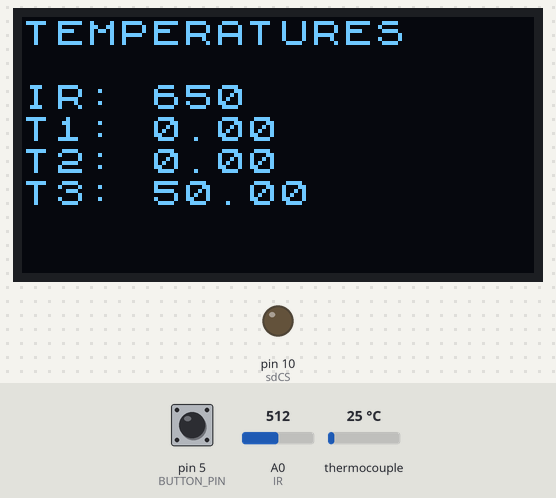
A program run on a simulated Arduino Uno, built with avr-gcc and run on an emulated ATmega328P. On the bench: 128×64 one-colour display, output pins drawn as LEDs (lit = HIGH). Wiring (inferred from the names in the program): MAX6675 thermocouple converter: CS A3; MOSI A1; MISO pin 2; SCK pin 3. The test bench sets the inputs (shaded band); at power-on: pin 5 (BUTTON_PIN) HIGH, thermocouple 25 °C, A0 (IR) = 512. Storage starts empty; pins used as bus, display or sensor lines are not drawn.

Above: at 10.5 s.
10.6 s: pin 5 (BUTTON_PIN) pulled LOW for 3.2 s
At 12.26 s:
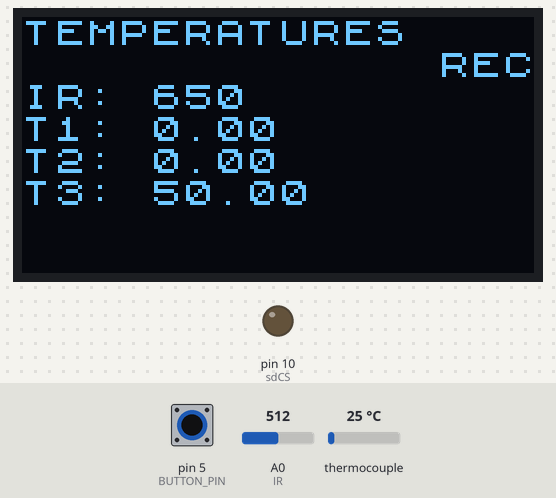
15.3 s: thermocouple set to 6 °C
At 15.85 s:
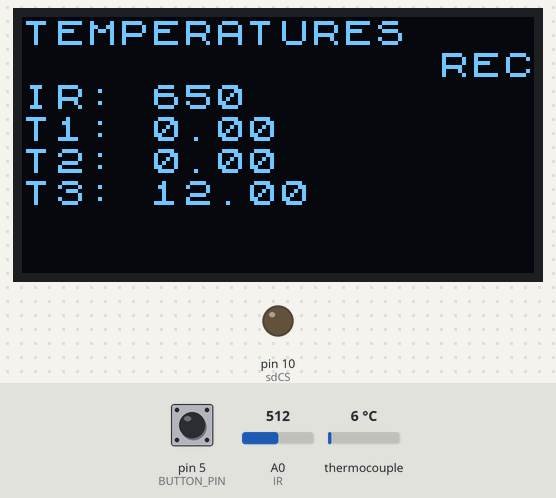
17.1 s: A0 (IR) set to 716
At 18.24 s:
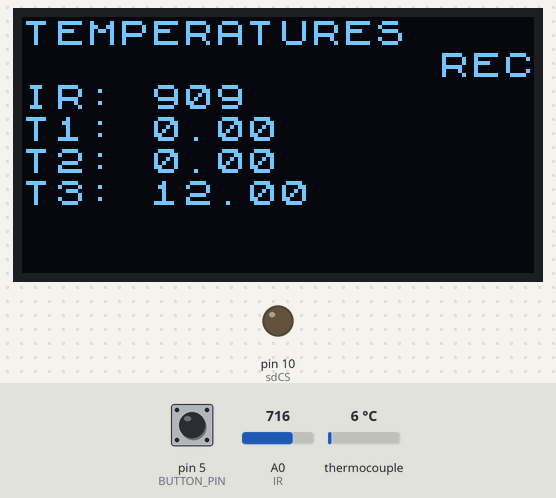
19.5 s: thermocouple set to 75 °C
At 20.04 s:
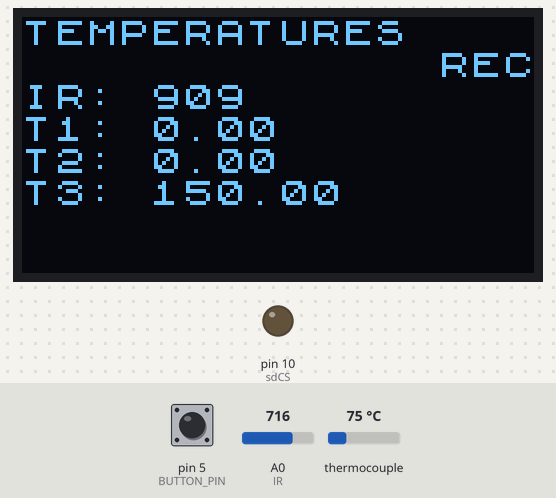
21.3 s: pin 5 (BUTTON_PIN) pulled LOW for 0.65 s
At 22.5 s:
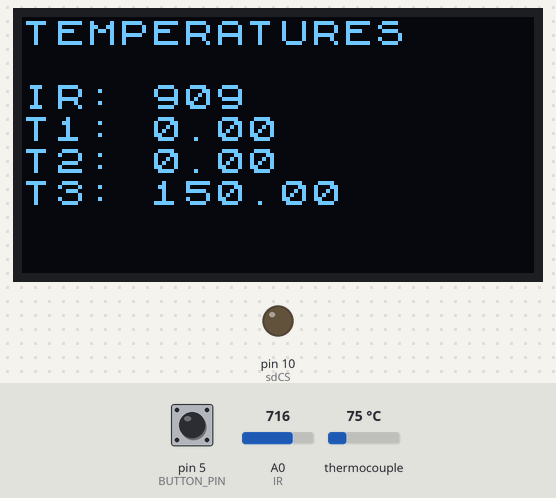
23.4 s: A0 (IR) set to 900
At 24.21 s:
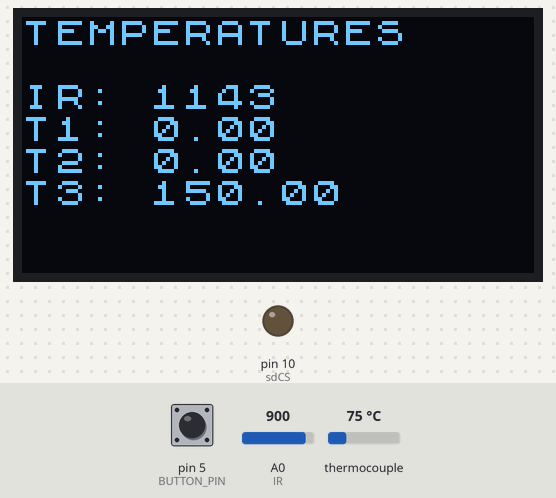
Timing chart, 0 to 26.4 s (numbered marks = the images above; inputs shaded):
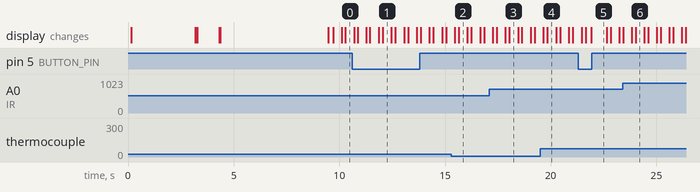

Measured:
- after the input at 10.6 s, the display: first differs from a run without the input after 1.5 s (image 1)
- after the input at 15.3 s, the display: first differs from a run without the input after 0.35 s (image 2)
- after the input at 17.1 s, the display: first differs from a run without the input after 0.94 s (image 3)
- after the input at 19.5 s, the display: first differs from a run without the input after 0.34 s (image 4)
- after the input at 23.4 s, the display: first differs from a run without the input after 0.61 s (image 6)
- what the display in image 1 shows lasts 0.4 s, from 12.1 s to 12.5 s

The program:

main.cpp
```cpp
/**************************************************************************************/
#pragma region Import Libraries

  #include <Arduino.h>
  #include <U8x8lib.h>

  #include <Wire.h>               // I2C Comunication
  #include <SPI.h>               // Comunnication With SPI Devices

  #include "SdFat.h"             // SD Card Library

  #include <Bounce2.h>           // Debounce Library

#pragma endregion

/**************************************************************************************/
#pragma region Define OLED Parameters

  // Initialize the OLED Display
  U8X8_SSD1306_128X64_NONAME_SW_I2C display(/* clock=*/ SCL, /* data=*/ SDA, /* reset=*/ U8X8_PIN_NONE);   // OLEDs without Reset of the Display


  #define OLEDWidth                      display.getCols()                                              // OLED Width
  #define ALIGN_CENTER_WIDTH(text)       ((OLEDWidth - display.getUTF8Len(text)) / 2)  // Center Align
  #define ALIGN_RIGHT(text)              (OLEDWidth - display.getUTF8Len(text))         // Right Align
  #define ALIGN_LEFT                     0                                                 // Left Align

  #define OLEDHeight                     display.getRows()                                                // OLED Height
  #define ALIGN_CENTER_HEIGHT(number)     ((OLEDHeight - (number)) / 2)              // Center Align
  #define ALIGN_BOTTOM(number)            (OLEDHeight -  (number))                     // Right Align
  #define ALIGN_TOP                      0                                                 // Left Align


#pragma endregion

/**************************************************************************************/
#pragma region Define MAX6675 Pins and Variables for values

  #define SO 2             // MAX6675 - MISO (Master Input, Slave Output)
  #define SCLK 3           // MAX6675 - SCLK (Serial Clock line)
  #define CS1 A1           // MAX6675 - CS1 (Chip Select 1)
  #define CS2 A2           // MAX6675 - CS2 (Chip Select 2)
  #define CS3 A3           // MAX6675 - CS3 (Chip Select 3)

  double valueSensor1 = 0;       // Value of sensor 1
  double valueSensor2 = 0;       // Value of sensor 2
  double valueSensor3 = 0;       // Value of sensor 3

#pragma endregion

/**************************************************************************************/
#pragma region Define IR Sensor Pin and variable for value

  #define IR A0            // IR Sensor Pin

  int valueSensorIR = 0;        // Value of IR Sensor

  int maxTemperatureIR = 1300;    // Max temperature of IR Sensor

#pragma endregion

/**************************************************************************************/
#pragma region Define SD Card pins and Parameters

  SdFat SD;                    // Initialize SD Card

  #define sdMOSI 11            // SD Card MOSI Pin
  #define sdMISO 12            // SD Card MISO Pin
  #define sdSCK 13             // SD Card SCK Pin
  #define sdCS 10              // SD Card CS Pin

  File file;                   // File to write

  String fileName;             // Name of the file

#pragma endregion

/**************************************************************************************/
#pragma region Define Button Pin

  Bounce button = Bounce();    // Debounce object

  #define BUTTON_PIN 5         // Button Pin
  #define DEBOUNCE_INTERVAL 200 // Debounce interval

#pragma endregion

/**************************************************************************************/
#pragma region Prototype functions

  void getCursorPos(int *x, int *y);
  void displayInit();
  void msgInit();
  void sdInit();
  void readData();
  int readIR();
  double readThermocouple(int ChipSelect);
  byte SPIRead(void);
  void displayingData();
  String createFile();
  void displayRecordLogo();
  void storeData();

#pragma endregion


unsigned long miliMessure;  // Time of the last measurement
double time;

int arduinoResolution = 1023; // Arduino UNO Resolution

bool recording = false;          // Recording state

char buff[100];             // Buffer to write in the file

void setup()
{

  Serial.begin(9600); // Initialize serial communication at 9600 bits per second

  // MAX6675 mode of operation statement
  pinMode(SO, INPUT);
  pinMode(SCLK, OUTPUT);
  pinMode(CS1, OUTPUT);
  pinMode(CS2, OUTPUT);
  pinMode(CS3, OUTPUT);

  // MAX6675 Initial state
  digitalWrite(CS1, HIGH);
  digitalWrite(CS2, HIGH);
  digitalWrite(CS3, HIGH);
  // SPI.begin();

  // sdCard mode of operation statement
  pinMode(sdCS, OUTPUT);

  // sdCard initial state
  digitalWrite(sdCS, LOW);

  //Display initialization
  displayInit();
  msgInit();
  delay(3000);

  // SD Card initialization
  sdInit();
  delay(2000);

  // Button initialization
  button.attach(BUTTON_PIN, INPUT_PULLUP); // Attach the button to the pin
  button.interval(DEBOUNCE_INTERVAL);      // Set the debounce interval
}


void loop() {

  button.update(); // Update the button state

  if (button.fell()) { // If the button is pressed
    recording = !recording; // Change the recording state

    if (recording){
      fileName = createFile();
      miliMessure = millis(); //start the timer of the measures
    }

    if (!recording){
      display.clearLine(1);
      file.close();
    }
  }

  readData();

  displayingData();

  if (recording){
    displayRecordLogo();
    storeData();
  }

  delay(250);     // Delay 250ms
}

/**************************************************************************************/
// Funtion for display initialization and initial screen
/**************************************************************************************/
void displayInit(){

  // SSD1306_SWITCHCAPVCC = generate display voltage from 3.3V internally
  if(!display.begin()) {
    Serial.println(F("SSD1306 allocation failed"));
    for(;;); // Don't proceed, loop forever
  }
  display.setBusClock(2000);  // Set I2C clock to 2KHz

  // display.setFont(u8g2_font_ncenB10_tr);    f          // Set the font
  display.setFont(u8x8_font_chroma48medium8_r);       // Set the font

}

/**************************************************************************************/
// Funtion for display initialization and initial screen
/**************************************************************************************/
void msgInit(){

  byte centerHeight = ALIGN_CENTER_HEIGHT(3);
  display.setCursor(ALIGN_CENTER_WIDTH("Comb. Reaction"), centerHeight);
  display.print(F("Comb. Reaction"));          // print a sting (PROGMEM) via RAM array.
  centerHeight++;
  display.setCursor(ALIGN_CENTER_WIDTH("Sensor T"), centerHeight);
  display.print(F("Sensor T"));          // print a sting (PROGMEM) via RAM array.
  centerHeight++;
  display.setCursor(ALIGN_CENTER_WIDTH("UNAL"), centerHeight);
  display.print(F("UNAL"));          // print a sting (PROGMEM) via RAM array.

}

/**************************************************************************************/
// Funtion for SD Card initialization
/**************************************************************************************/
void sdInit(){

  // Get the cursor position
  // int x,y;
  // getCursorPos(&x,&y);

  // SD Card initialization
  display.clearDisplay();
  byte centerHeight = ALIGN_CENTER_HEIGHT(3);

  display.setCursor(ALIGN_CENTER_WIDTH("Init SDcard..."), centerHeight);
  display.println(F("Init SDcard..."));
  centerHeight=+2;

  if (!SD.begin(sdCS, SPI_HALF_SPEED)) {
    delay(1000);
    display.clearDisplay();
    display.setCursor(ALIGN_CENTER_WIDTH("SD init failed!"), centerHeight);
    display.println(F("SD init failed!"));
    return;
  }

  delay(1000);
  display.clearDisplay();
  display.setCursor(ALIGN_CENTER_WIDTH("SD init done"), centerHeight);
  display.println(F("SD init done"));
  delay(3000);

}

/**************************************************************************************/
// Funtion for read Data from sensors
/**************************************************************************************/
void readData(){
  valueSensorIR = readIR();

  valueSensor1 = readThermocouple(CS1);
  valueSensor2 = readThermocouple(CS2);
  valueSensor3 = readThermocouple(CS3);
}

/**************************************************************************************/
// Function for reading data from IR witout MAX6675
/**************************************************************************************/
int readIR()
{
  int valueIR = analogRead(IR);

  // Mapping to adjust the 1023 bits of the Arduino UNO to the range of the sensor.
  valueIR = map(valueIR, 0, arduinoResolution, 0, maxTemperatureIR);

  return valueIR;
}

/**************************************************************************************/
// Function for reading data from MAX6675
/**************************************************************************************/
double readThermocouple(int ChipSelect) {
  uint16_t v;          // Declaring a 16-bit variable - MAX optimal size

  digitalWrite(ChipSelect, LOW);
  _delay_ms(1);
  v = SPIRead();       // Upper part readout - First 8 bits of data
  v <<= 8;             // Shifts 8 positions to the left
  v |= SPIRead();      // Reading the low end and the first 8 bits through an OR
  digitalWrite(ChipSelect, HIGH);

  // Checks bit 2 for thermocouple attached
  if (v & 0x4) {
    return NAN;
  }
  v >>= 3;          // Discards the first 3 bits, where only bit 2 faces the status bit 3 to 14
  return v * 0.25;  // Multiplies to MAX resolution 0.25ºC
}

/**************************************************************************************/
// Function that implements an "SPI" via Software to read from the MAX6675
/**************************************************************************************/
byte SPIRead(void) {
  int i;
  byte d = 0;

  // FOR loop to catch 8 bits at a time
  for (i = 7; i >= 0; i--)
  {
    digitalWrite(SCLK, LOW);  // Clock Falling Edge
    _delay_ms(1);             // Wait 1ms
    if (digitalRead(SO)) {    // Reads the MAX output data pin
      d |= (1 << i);          // Stores the read bits, 0 or 1, in the variable and shifts accordingly to fill the entire byte of data
    }
    digitalWrite(SCLK, HIGH); // Clock Rising Edge
    _delay_ms(1);             // Wait 1ms
  }

  return d;                   // Remove the read byte from the data read from the MAX
}

/**************************************************************************************/
// Function for displaying the reading data previously made
/**************************************************************************************/
void displayingData() {
  byte centerHeight = ALIGN_CENTER_HEIGHT(8);

  display.setCursor(0,centerHeight);
  display.print("TEMPERATURES");


  centerHeight=+2;
  display.clearLine(centerHeight);
  display.setCursor(0,centerHeight);
  display.print("IR: ");
  display.print(valueSensorIR);
  centerHeight++;
  display.clearLine(centerHeight);
  display.setCursor(0,centerHeight);
  display.print("T1: ");
  display.print(valueSensor1);
  centerHeight++;
  display.clearLine(centerHeight);
  display.setCursor(0,centerHeight);
  display.print("T2: ");
  display.print(valueSensor2);
  centerHeight++;
  display.clearLine(centerHeight);
  display.setCursor(0,centerHeight);
  display.print("T3: ");
  display.print(valueSensor3);
  centerHeight++;
}

/**************************************************************************************/
// Function for select the file name and create the file
/**************************************************************************************/
String createFile() {

  for (int i = 0; i < 100000; i++) {
    if (!SD.exists(String(i)+".csv")) {
      // file.open(String(i)+".csv", O_RDWR | O_CREAT);
      file = SD.open(String(i)+".csv", FILE_WRITE);     // Open the file for writing

      file.println("TIME;SENSOR IR;SENSOR 1;SENSOR 2;SENSOR 3"); // Write the header of the file

      return String(i)+".csv";
    }
  }
}

/**************************************************************************************/
// Function for display the record notificaction
/**************************************************************************************/
void displayRecordLogo() {

  display.setCursor(ALIGN_RIGHT("REC"),1);
  display.print("REC");
}

/**************************************************************************************/
// Function for storing the reading data previously made
/**************************************************************************************/
void storeData() {
  file.print(millis() - miliMessure);
  file.print(";");
  file.print(valueSensorIR);
  file.print(";");
  file.print(valueSensor1);
  file.print(";");
  file.print(valueSensor2);
  file.print(";");
  file.println(valueSensor3);
  file.flush();
}
```
